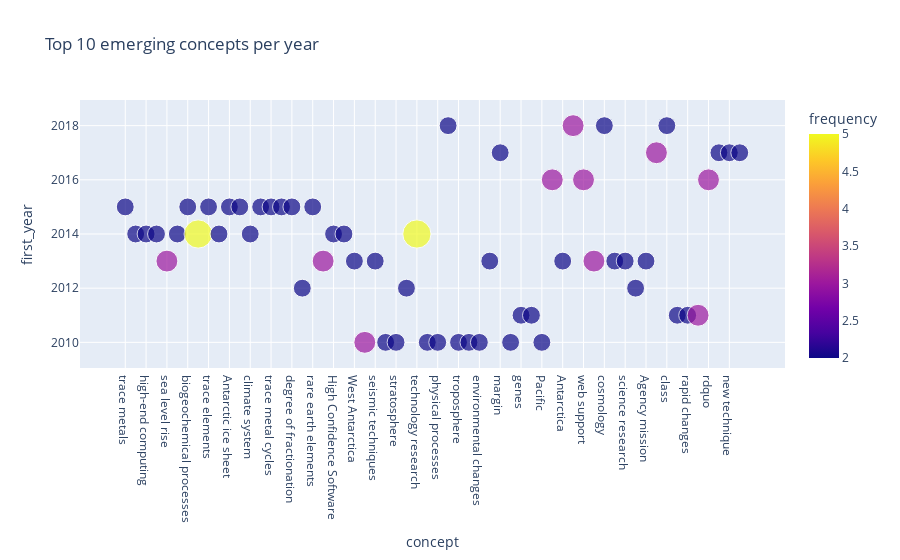

Notebook cell for this chart:
### Markdown cell above
Another way to display the data is by using a scatter plot

### Code cell
px.scatter(emerging_concepts,
           x="concept", y="first_year",
           color="frequency",
           size="frequency",
           height=600, 
           title=f"Top {CONCEPTS_PER_YEAR} emerging concepts per year")

### Figure 1 — Plotly figure (JSON) as saved in the notebook; plotly's stock layout.template omitted (floating-point values rounded to 4 significant figures)
{"data": [{"hovertemplate": "concept=%{x}<br>first_year=%{y}<br>frequency=%{marker.color}<extra></extra>", "legendgroup": "", "marker": {"color": [2, 2, 2, 2, 3, 2, 2, 5, 2, 2, 2, 2, 2, 2, 2, 2, 2, 2, 2, 3, 2, 2, 2, 3, 2, 2, 2, 2, 5, 2, 2, 2, 2, 2, 2, 2, 2, 2, 2, 2, 2, 3, 2, 3, 3, 3, 2, 2, 2, 2, 2, 3, 2, 2, 2, 3, 3, 2, 2, 2], "coloraxis": "coloraxis", "size": [2, 2, 2, 2, 3, 2, 2, 5, 2, 2, 2, 2, 2, 2, 2, 2, 2, 2, 2, 3, 2, 2, 2, 3, 2, 2, 2, 2, 5, 2, 2, 2, 2, 2, 2, 2, 2, 2, 2, 2, 2, 3, 2, 3, 3, 3, 2, 2, 2, 2, 2, 3, 2, 2, 2, 3, 3, 2, 2, 2], "sizemode": "area", "sizeref": 0.0125, "symbol": "circle"}, "mode": "markers", "name": "", "orientation": "v", "showlegend": false, "type": "scatter", "x": ["trace metals", "cyber-physical systems", "high-end computing", "large-scale networking", "sea level rise", "climate variability", "biogeochemical processes", "information technology research", "trace elements", "big data", "Antarctic ice sheet", "first-order control", "climate system", "subsurface biogeochemical processes", "trace metal cycles", "trace metal concentrations", "degree of fractionation", "high-resolution model", "rare earth elements", "ice sheet", "High Confidence Software", "human-computer interaction", "West Antarctica", "Pacific Ocean", "seismic techniques", "West Pacific", "stratosphere", "resolution model", "technology research", "volcanism", "physical processes", "stars", "troposphere", "eruption", "environmental changes", "data sets", "margin", "crust", "genes", "genome", "Pacific", "system administration", "Antarctica", "universe", "web support", "bed", "cosmology", "Intergovernmental Panel", "science research", "gases", "Agency mission", "geometry", "class", "particular interest", "rapid changes", "such changes", "rdquo", "overarching goal", "new technique", "speed"], "xaxis": "x", "y": [2015, 2014, 2014, 2014, 2013, 2014, 2015, 2014, 2015, 2014, 2015, 2015, 2014, 2015, 2015, 2015, 2015, 2012, 2015, 2013, 2014, 2014, 2013, 2010, 2013, 2010, 2010, 2012, 2014, 2010, 2010, 2018, 2010, 2010, 2010, 2013, 2017, 2010, 2011, 2011, 2010, 2016, 2013, 2018, 2016, 2013, 2018, 2013, 2013, 2012, 2013, 2017, 2018, 2011, 2011, 2011, 2016, 2017, 2017, 2017], "yaxis": "y"}], "layout": {"autosize": true, "coloraxis": {"colorbar": {"title": {"text": "frequency"}}, "colorscale": [[0, "#0d0887"], [0.1111, "#46039f"], [0.2222, "#7201a8"], [0.3333, "#9c179e"], [0.4444, "#bd3786"], [0.5556, "#d8576b"], [0.6667, "#ed7953"], [0.7778, "#fb9f3a"], [0.8889, "#fdca26"], [1, "#f0f921"]]}, "legend": {"itemsizing": "constant", "tracegroupgap": 0}, "title": {"text": "Top 10 emerging concepts per year"}, "xaxis": {"anchor": "y", "autorange": true, "domain": [0, 1], "range": [-3.988, 62.99], "title": {"text": "concept"}, "type": "category"}, "yaxis": {"anchor": "x", "autorange": true, "domain": [0, 1], "range": [2009.0, 2019.0], "title": {"text": "first_year"}, "type": "linear"}}}
